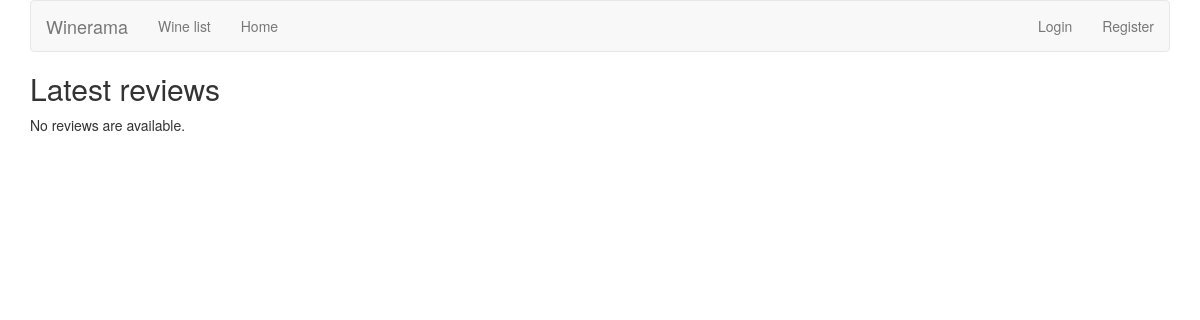
Page /home/ on the earlier database version.
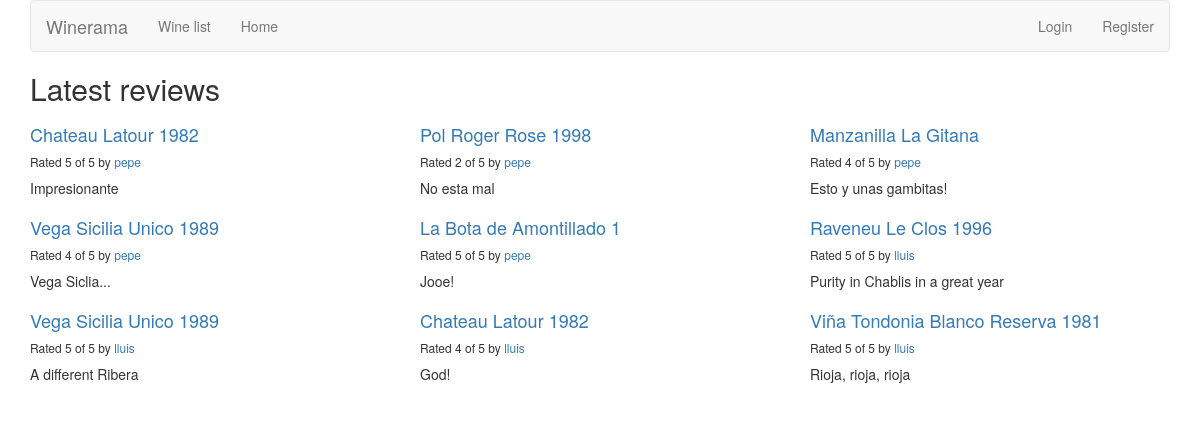
Same page on the later database version.
### reviews/models.py (models this page shows, shortened)
class Review(models.Model):
    RATING_CHOICES=(
        (1,'1'),
        (2,'2'),
        (3,'3'),
        (4,'4'),
        (5,'5'),
    )
    wine = models.ForeignKey(Wine,on_delete = models.DO_NOTHING)
    pub_date = models.DateTimeField('date published')
    user_name = models.CharField(max_length=100)
    comment = models.CharField(max_length=200)
    rating = models.IntegerField(choices=RATING_CHOICES)

class Wine(models.Model):
    name = models.CharField(max_length=200)

### reviews/views.py (the view)
def review_list(request):
    latest_review_list = Review.objects.order_by('-pub_date')[:9]
    context = {'latest_review_list':latest_review_list}
    return render(request, 'reviews/review_list.html', context)

### reviews/templates/reviews/review_list.html
{% extends 'reviews/base.html' %}
{% block title %}
<h2>Latest reviews</h2>
{% endblock %}
{% block content %}
{% if latest_review_list %}
<div class="row">
    {% for review in latest_review_list %}
    <div class="col-xs-6 col-lg-4">
        <h4><a href="{% url 'reviews:review_detail' review.id %}">
        {{ review.wine.name }}
        </a></h4>
        <h6>Rated {{ review.rating }} of 5 by <a href="{% url 'reviews:user_review_list' review.user_name %}" >{{ review.user_name }}</a></h6>
        <p>{{ review.comment }}</p>
    </div>
    {% endfor %}
</div>
{% else %}
<p>No reviews are available.</p>
{% endif %}
{% endblock %}

### reviews/templates/reviews/base.html (shortened to what this page needs)
{% load bootstrap3 %}
{% bootstrap_css %}
{% block bootstrap3_content %}
<div class="container">
    <nav class="navbar navbar-default">
        <div class="navbar-header">
            <a class="navbar-brand" href="{% url 'reviews:review_list' %}">Winerama</a>
        </div>
        <div id="navbar" class="navbar-collapse collapse">
            <ul class="nav navbar-nav">
                <li><a href="{% url 'reviews:wine_list' %}">Wine list</a></li>
                <li><a href="{% url 'reviews:review_list' %}">Home</a></li>
            </ul>
            <ul class="nav navbar-nav navbar-right">
            {% if user.is_authenticated %}
                <li><a href="{% url 'reviews:user_review_list' user.username %}">Hello {{ user.username }}</a></li>
                <li><a href="{% url 'reviews:user_recommendation_list' %}">Wine suggestions</a></li>
                <li><a href="{% url 'auth:logout' %}">Logout</a></li>
                {% else %}
                <li><a href="{% url 'auth:login' %}">Login</a></li>
                <li><a href="/accounts/register">Register</a></li>
                {% endif %}
            </ul>
        </div>
    </nav>
    <h1>{% block title %}(no title){% endblock %}</h1>
    {% block content %}(no content){% endblock %}
</div>
{% endblock %}

Differences in the rows shown:
added Review: wine.name "Chateau Latour 1982", rating "5", user_name "pepe", comment "Impresionante"
added Review: wine.name "Pol Roger Rose 1998", rating "2", user_name "pepe", comment "No esta mal"
added Review: wine.name "Manzanilla La Gitana", rating "4", user_name "pepe", comment "Esto y unas gambitas!"
added Review: wine.name "Vega Sicilia Unico 1989", rating "4", user_name "pepe", comment "Vega Siclia..."
added Review: wine.name "La Bota de Amontillado 1", rating "5", user_name "pepe", comment "Jooe!"
added Review: wine.name "Raveneu Le Clos 1996", rating "5", user_name "lluis", comment "Purity in Chablis in a great year"
added Review: wine.name "Vega Sicilia Unico 1989", rating "5", user_name "lluis", comment "A different Ribera"
added Review: wine.name "Chateau Latour 1982", rating "4", user_name "lluis", comment "God!"
added Review: wine.name "Viña Tondonia Blanco Reserva 1981", rating "5", user_name "lluis", comment "Rioja, rioja, rioja"
Other differences:
text no longer shown: "No reviews are available."
